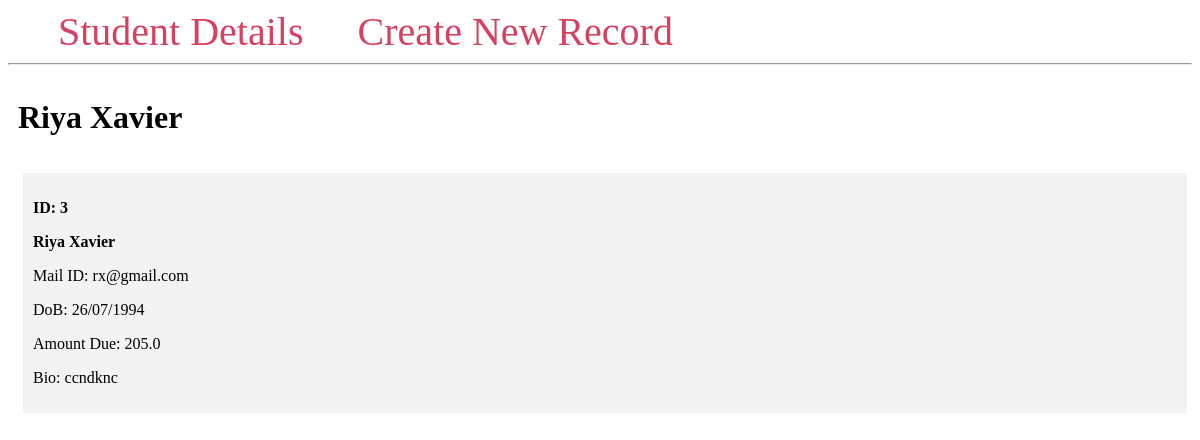
Screenshot of /3/ with the database file from the repository.
### app.py (models this page shows, shortened)
class Student(db.Model):
    id = db.Column(db.Integer, primary_key=True)
    firstname = db.Column(db.String(100), nullable=False)
    lastname = db.Column(db.String(100), nullable=False)
    email = db.Column(db.String(80), unique=True, nullable=False)
    dob = db.Column(db.String(80))
    amt_due = db.Column(db.Float)
    created_at = db.Column(db.DateTime(timezone=True),
                           server_default=func.now())
    bio = db.Column(db.Text)

### app.py (the view)
@app.route('/<int:student_id>/')
def student(student_id):
    student = Student.query.get_or_404(student_id)
    return render_template('student.html', student=student)

### templates/student.html
{% extends 'base.html' %}
{% block content %}
    <span class="title">
        <h1>{% block title %} {{ student.firstname }} {{ student.lastname }}{% endblock %}</h1>
    </span>
    <div class="content">
            <div class="student">
                <p><b>ID: {{ student.id }}</b></p>
                <b>
                    <p class="name">{{ student.firstname }} {{ student.lastname }}</p>
                </b>
                <p>Mail ID: {{ student.email }}</p>
                <p>DoB: {{ student.dob }}</p>
                <p>Amount Due: {{ student.amt_due }}</p>
                <p>Bio: {{ student.bio }}</p>
                </div>
            </div>
    </div>
{% endblock %}

### templates/base.html (style rules this page uses)
.title { margin: 5px; }
.content { margin: 5px; width: 100%; display: flex; flex-direction: row; flex-wrap: wrap; }
.student { flex: 20%; padding: 10px; margin: 5px; background-color: #f3f3f3; inline-size: 100%; }

### rows the page displays
Student: firstname "Riya", lastname "Xavier", id "3", email "rx@gmail.com", dob "26/07/1994", amt_due "205.0", bio "ccndknc"
